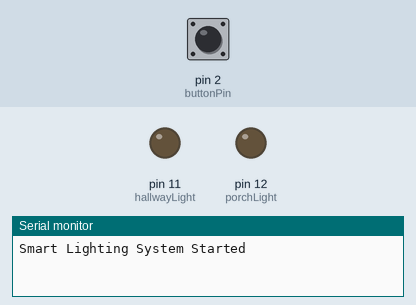
Simulated run of this sketch. Board: Arduino Uno, built with avr-gcc and run on an emulated ATmega328P. On the bench: output pins drawn as LEDs (lit = HIGH), the last lines printed to the serial monitor. The inputs (shaded band) are chosen by the test bench; at power-on: pin 2 (buttonPin) HIGH.

Above: at 1.2 s.
1.3 s: pin 2 (buttonPin) pulled LOW for 0.15 s
At 2.7 s:
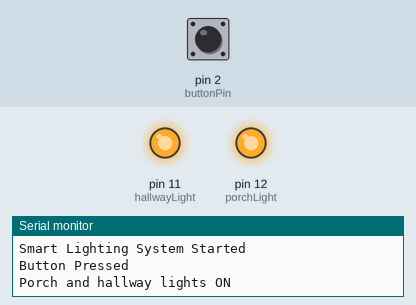
At 32.5 s:
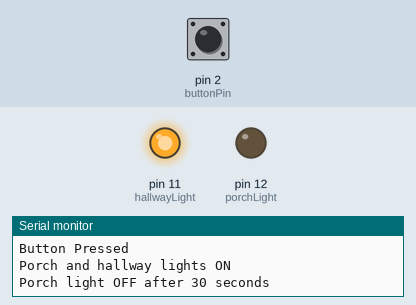
Timing chart, 0 to 32.8 s (numbered marks = the images above; inputs shaded):
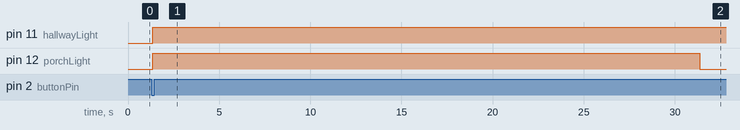

Measured:
- after the input at 1.3 s, pin 11 (hallwayLight): LOW → HIGH after 0.05 s; pin 12 (porchLight): LOW → HIGH after 0.05 s, → LOW 30.0 s later

The sketch:

sketch_aug18b.ino
```cpp
// SIT210/730 - Task 1.1P
// Switching ON Lights using Modular Programming


// ---------- Pin Definitions ----------
const int buttonPin = 2;

const int porchLight = 12;
const int hallwayLight = 11;


// ---------- Timing ----------
const unsigned long porchDuration = 30000;      // 30 seconds
const unsigned long hallwayDuration = 60000;   // 60 seconds


// ---------- Function Prototypes ----------
bool isButtonPressed();

void turnLightsOn();

void controlPorchLight();

void controlHallwayLight();

void turnLightsOff();


// Setup Function


void setup()
{
  Serial.begin(9600);

  // Set button as input using internal pull-up resistor
  pinMode(buttonPin, INPUT_PULLUP);

  // Set LEDs as outputs
  pinMode(porchLight, OUTPUT);
  pinMode(hallwayLight, OUTPUT);

  // Make sure lights start OFF
  turnLightsOff();

  Serial.println("Smart Lighting System Started");
}


// ==========================================
// Main Loop
// ==========================================

void loop()
{
  // Check whether button has been pressed
  if (isButtonPressed())
  {
    Serial.println("Button Pressed");

    // Turn both lights ON
    turnLightsOn();

    // Control porch light for 30 seconds
    controlPorchLight();

    // Control hallway light for remaining time
    controlHallwayLight();
  }
}


// Function: Check Button

bool isButtonPressed()
{
  // INPUT_PULLUP means LOW = button pressed

  if (digitalRead(buttonPin) == LOW)
  {
    delay(50); // Simple debounce

    if (digitalRead(buttonPin) == LOW)
    {
      return true;
    }
  }

  return false;
}


// Function: Turn Both Lights ON

void turnLightsOn()
{
  digitalWrite(porchLight, HIGH);
  digitalWrite(hallwayLight, HIGH);

  Serial.println("Porch and hallway lights ON");
}

// Function: Control Porch Light

void controlPorchLight()
{
  delay(porchDuration);

  digitalWrite(porchLight, LOW);

  Serial.println("Porch light OFF after 30 seconds");
}


// Function: Control Hallway Light

void controlHallwayLight()
{
  // Porch already stayed ON for 30 seconds.
  // Hallway needs total 60 seconds.
  // Therefore wait another 30 seconds.

  delay(hallwayDuration - porchDuration);

  digitalWrite(hallwayLight, LOW);

  Serial.println("Hallway light OFF after 60 seconds");
}


// Function: Turn Lights OFF


void turnLightsOff()
{
  digitalWrite(porchLight, LOW);
  digitalWrite(hallwayLight, LOW);
}
```
